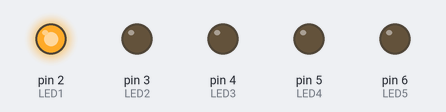
A sketch run on a simulated Arduino Uno, built with avr-gcc and run on an emulated ATmega328P. Shown: output pins drawn as LEDs (lit = HIGH).

Above: at 0.1 s.
At 0.5 s:
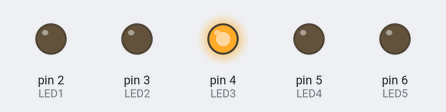
At 0.9 s:
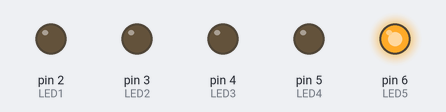
At 1.3 s:
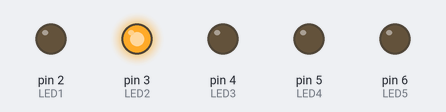
At 2.7 s:
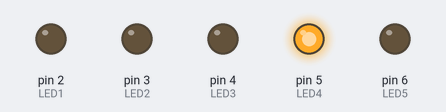
Timing chart, 0 to 3.0 s (numbered marks = the images above):
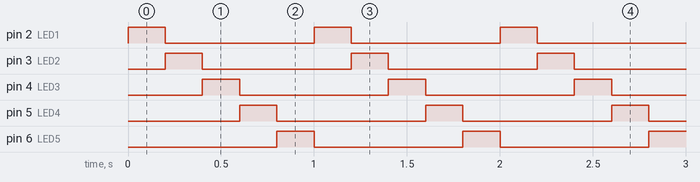

Measured:
- by itself, pin 2 (LED1), pin 3 (LED2), pin 4 (LED3), pin 5 (LED4), pin 6 (LED5): alternates HIGH for 0.20 s and LOW for 0.80 s
- by itself, everything shown: repeats every 1.0 s, in 5 steps

The sketch:

L__.ino
```cpp
int LED1 = 2;
int LED2 = 3;
int LED3 = 4;
int LED4 = 5;
int LED5 = 6;
int DELAY = 200;

void setup() {
  pinMode(LED1,OUTPUT);
  pinMode(LED2,OUTPUT);
  pinMode(LED3,OUTPUT);
  pinMode(LED4,OUTPUT);
  pinMode(LED5,OUTPUT);
}

void loop() {
    digitalWrite(LED1,HIGH);
    delay(DELAY);
    digitalWrite(LED1,LOW);
    digitalWrite(LED2,HIGH);
    delay(DELAY);
    digitalWrite(LED2,LOW);
    digitalWrite(LED3,HIGH);
    delay(DELAY);
    digitalWrite(LED3,LOW);
    digitalWrite(LED4,HIGH);
    delay(DELAY);
    digitalWrite(LED4,LOW);
    digitalWrite(LED5,HIGH);
    delay(DELAY);
    digitalWrite(LED5,LOW);
}
```
